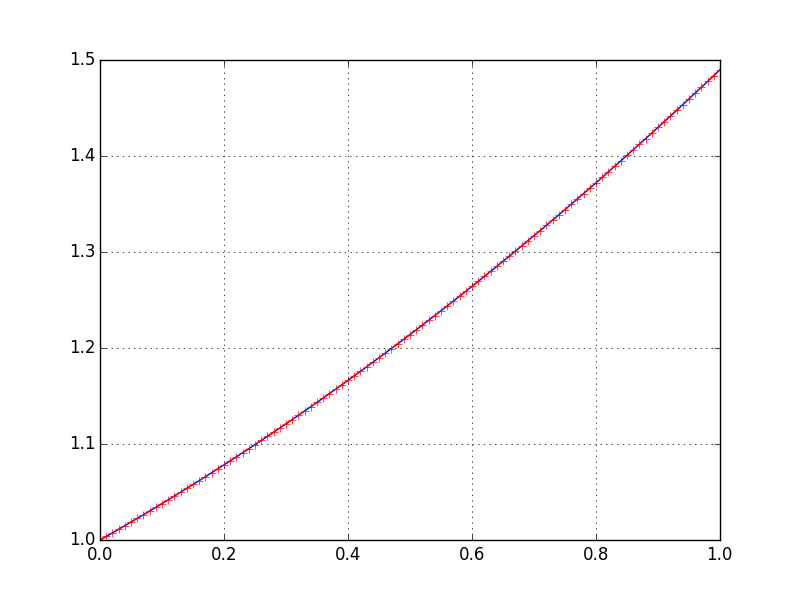

The script that saved this image:
from math import exp, log, e

import numpy as np
from matplotlib import pyplot as plt


def rk(f, a, b, alpha, n):
    h = (b - a) / n
    t = a
    w = alpha

    yield t, w

    for i in range(1, n+1):
        k1 = h * f(t, w)
        k2 = h * f(t + h / 2, w + k1 / 2)
        k3 = h * f(t + h / 2, w + k2 / 2)
        k4 = h * f(t + h, w + k3)

        w = w + (k1 + 2 * k2 + 2 * k3 + k4) / 6
        t = a + i * h

        yield t, w


def deri1(t, y):
    return np.exp(t - y)


def func1(t):
    return np.log(np.exp(t) + e - 1)


if __name__ == "__main__":
    yt = rk(deri1, 0, 1, 1, int(1 / 0.01))

    plt.grid(True)

    domain = np.array(np.linspace(0, 1, num=100))
    plt.plot(domain, func1(domain), "b-")

    tw = [(t, w) for t, w in yt]
    print("\n".join(map(str, tw)))
    plt.plot([x[0] for x in tw], [x[1] for x in tw], "r+--")

    plt.savefig("runge_kutta.png")

    plt.show()
